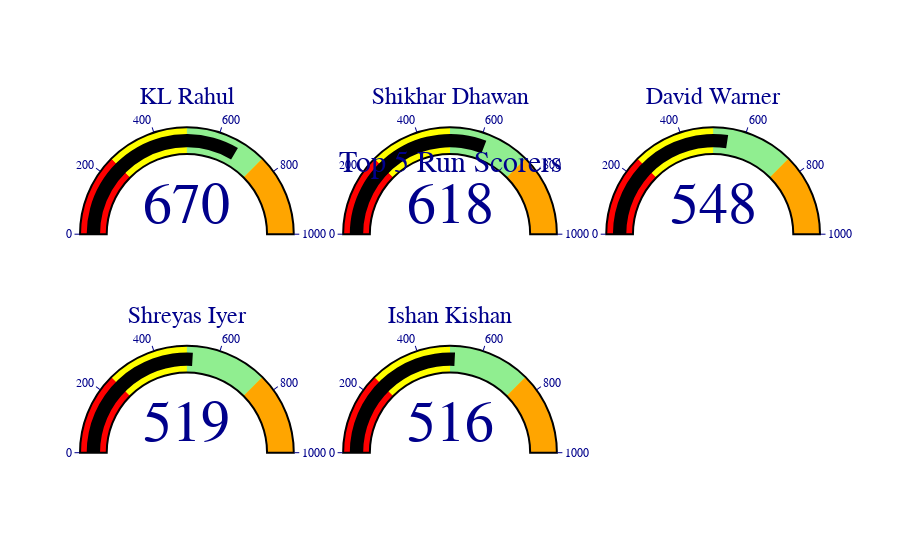

Here is the notebook cell this chart was saved with:
### Markdown cell above
![](https://i.imgur.com/rHY6z7g.png)

### Code cell
import pandas as pd
import plotly.graph_objects as go
from plotly.subplots import make_subplots

# Assuming your DataFrame is named 'df_most_runs'
player = df_most_runs['Player'].head(5)  # Use head() for the first 5 rows
runs = df_most_runs['Runs'].head(5)

# Create the multi-indicator subplot
fig = make_subplots(rows=2, cols=3, specs=[[{"type": "indicator"}, {"type": "indicator"}, {"type": "indicator"}],
                                             [{"type": "indicator"}, {"type": "indicator"}, {"type": "indicator"}]])

# Add indicator traces with customized formatting
for i in range(5):
    fig.add_trace(go.Indicator(
        mode="gauge+number",
        value=runs.iloc[i],  # Access using .iloc for clarity
        title={'text': player.iloc[i], 'font': {'size': 24}},
        gauge={'axis': {'range': [0, 1000], 'tickwidth': 1, 'tickcolor': "darkblue"},
               'bar': {'color': "black"},
               'bgcolor': "yellow",
               'borderwidth': 2,
               'bordercolor': "black",
               'steps': [{'range': [0, 250], 'color': 'red'},
                         {'range': [250, 500], 'color': 'yellow'},
                         {'range': [500, 750], 'color': 'lightgreen'},
                         {'range': [750, 1000], 'color': 'orange'}]}
    ),
        row=(i // 3) + 1, col=(i % 3) + 1)

# Update layout for aesthetics
fig.update_layout(
    title={'text': "Top 5 Run Scorers", 'y': 0.73, 'x': 0.5, 'xanchor': 'center', 'yanchor': 'top', 'font': {'size': 30}},
    font={'color': "darkblue", 'family': "Times New Roman"}
)

# Display the plot in your Jupyter Notebook
fig.show()

### Figure 1 — Plotly figure (JSON) as saved in the notebook; plotly's stock layout.template omitted (floating-point values rounded to 4 significant figures)
{"data": [{"domain": {"x": [0, 0.2889], "y": [0.575, 1]}, "gauge": {"axis": {"range": [0, 1000], "tickcolor": "darkblue", "tickwidth": 1}, "bar": {"color": "black"}, "bgcolor": "yellow", "bordercolor": "black", "borderwidth": 2, "steps": [{"color": "red", "range": [0, 250]}, {"color": "yellow", "range": [250, 500]}, {"color": "lightgreen", "range": [500, 750]}, {"color": "orange", "range": [750, 1000]}]}, "mode": "gauge+number", "title": {"font": {"size": 24}, "text": "KL Rahul"}, "type": "indicator", "value": 670}, {"domain": {"x": [0.3556, 0.6444], "y": [0.575, 1]}, "gauge": {"axis": {"range": [0, 1000], "tickcolor": "darkblue", "tickwidth": 1}, "bar": {"color": "black"}, "bgcolor": "yellow", "bordercolor": "black", "borderwidth": 2, "steps": [{"color": "red", "range": [0, 250]}, {"color": "yellow", "range": [250, 500]}, {"color": "lightgreen", "range": [500, 750]}, {"color": "orange", "range": [750, 1000]}]}, "mode": "gauge+number", "title": {"font": {"size": 24}, "text": "Shikhar Dhawan"}, "type": "indicator", "value": 618}, {"domain": {"x": [0.7111, 1], "y": [0.575, 1]}, "gauge": {"axis": {"range": [0, 1000], "tickcolor": "darkblue", "tickwidth": 1}, "bar": {"color": "black"}, "bgcolor": "yellow", "bordercolor": "black", "borderwidth": 2, "steps": [{"color": "red", "range": [0, 250]}, {"color": "yellow", "range": [250, 500]}, {"color": "lightgreen", "range": [500, 750]}, {"color": "orange", "range": [750, 1000]}]}, "mode": "gauge+number", "title": {"font": {"size": 24}, "text": "David Warner"}, "type": "indicator", "value": 548}, {"domain": {"x": [0, 0.2889], "y": [0, 0.425]}, "gauge": {"axis": {"range": [0, 1000], "tickcolor": "darkblue", "tickwidth": 1}, "bar": {"color": "black"}, "bgcolor": "yellow", "bordercolor": "black", "borderwidth": 2, "steps": [{"color": "red", "range": [0, 250]}, {"color": "yellow", "range": [250, 500]}, {"color": "lightgreen", "range": [500, 750]}, {"color": "orange", "range": [750, 1000]}]}, "mode": "gauge+number", "title": {"font": {"size": 24}, "text": "Shreyas Iyer"}, "type": "indicator", "value": 519}, {"domain": {"x": [0.3556, 0.6444], "y": [0, 0.425]}, "gauge": {"axis": {"range": [0, 1000], "tickcolor": "darkblue", "tickwidth": 1}, "bar": {"color": "black"}, "bgcolor": "yellow", "bordercolor": "black", "borderwidth": 2, "steps": [{"color": "red", "range": [0, 250]}, {"color": "yellow", "range": [250, 500]}, {"color": "lightgreen", "range": [500, 750]}, {"color": "orange", "range": [750, 1000]}]}, "mode": "gauge+number", "title": {"font": {"size": 24}, "text": "Ishan Kishan"}, "type": "indicator", "value": 516}], "layout": {"font": {"color": "darkblue", "family": "Times New Roman"}, "title": {"font": {"size": 30}, "text": "Top 5 Run Scorers", "x": 0.5, "xanchor": "center", "y": 0.73, "yanchor": "top"}}}
